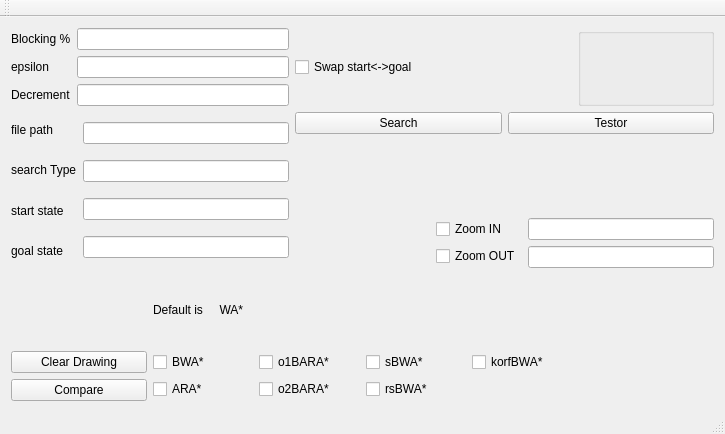
<?xml version="1.0" encoding="UTF-8"?>
<ui version="4.0">
 <class>MainWindow</class>
 <widget class="QMainWindow" name="MainWindow">
  <property name="geometry">
   <rect>
    <x>0</x>
    <y>0</y>
    <width>725</width>
    <height>434</height>
   </rect>
  </property>
  <property name="windowTitle">
   <string>MainWindow</string>
  </property>
  <widget class="QWidget" name="centralWidget">
   <layout class="QGridLayout" name="gridLayout_2">
    <item row="0" column="0" colspan="2">
     <layout class="QHBoxLayout" name="horizontalLayout_3">
      <item>
       <layout class="QVBoxLayout" name="verticalLayout_4">
        <item>
         <widget class="QLabel" name="label_6">
          <property name="text">
           <string>Blocking %</string>
          </property>
         </widget>
        </item>
        <item>
         <widget class="QLabel" name="label_5">
          <property name="text">
           <string>epsilon</string>
          </property>
         </widget>
        </item>
        <item>
         <widget class="QLabel" name="label_8">
          <property name="text">
           <string>Decrement</string>
          </property>
         </widget>
        </item>
       </layout>
      </item>
      <item>
       <layout class="QVBoxLayout" name="verticalLayout_3">
        <item>
         <widget class="QLineEdit" name="lePercentBlocking"/>
        </item>
        <item>
         <widget class="QLineEdit" name="leEpsilon"/>
        </item>
        <item>
         <widget class="QLineEdit" name="leDecrement"/>
        </item>
       </layout>
      </item>
     </layout>
    </item>
    <item row="0" column="2" colspan="2">
     <widget class="QCheckBox" name="chkSwap">
      <property name="text">
       <string>Swap start&lt;-&gt;goal</string>
      </property>
     </widget>
    </item>
    <item row="0" column="4">
     <widget class="QGroupBox" name="groupBox">
      <property name="title">
       <string/>
      </property>
     </widget>
    </item>
    <item row="1" column="0" rowspan="3" colspan="2">
     <layout class="QHBoxLayout" name="horizontalLayout">
      <item>
       <layout class="QVBoxLayout" name="verticalLayout">
        <item>
         <widget class="QLabel" name="label">
          <property name="text">
           <string>file path</string>
          </property>
         </widget>
        </item>
        <item>
         <widget class="QLabel" name="label_2">
          <property name="text">
           <string>search Type</string>
          </property>
         </widget>
        </item>
        <item>
         <widget class="QLabel" name="label_3">
          <property name="text">
           <string>start state</string>
          </property>
         </widget>
        </item>
        <item>
         <widget class="QLabel" name="label_4">
          <property name="text">
           <string>goal state</string>
          </property>
         </widget>
        </item>
       </layout>
      </item>
      <item>
       <layout class="QVBoxLayout" name="verticalLayout_2">
        <item>
         <widget class="QLineEdit" name="lePath"/>
        </item>
        <item>
         <widget class="QLineEdit" name="leSearchType"/>
        </item>
        <item>
         <widget class="QLineEdit" name="leStart"/>
        </item>
        <item>
         <widget class="QLineEdit" name="leGoal"/>
        </item>
       </layout>
      </item>
     </layout>
    </item>
    <item row="1" column="2" colspan="3">
     <layout class="QHBoxLayout" name="horizontalLayout_2">
      <item>
       <widget class="QPushButton" name="btnSearch">
        <property name="text">
         <string>Search</string>
        </property>
       </widget>
      </item>
      <item>
       <widget class="QPushButton" name="btnTestor">
        <property name="text">
         <string>Testor</string>
        </property>
       </widget>
      </item>
     </layout>
    </item>
    <item row="3" column="3" colspan="2">
     <layout class="QHBoxLayout" name="horizontalLayout_4">
      <item>
       <layout class="QVBoxLayout" name="verticalLayout_6">
        <item>
         <widget class="QCheckBox" name="chkZoomIn">
          <property name="text">
           <string>Zoom IN</string>
          </property>
         </widget>
        </item>
        <item>
         <widget class="QCheckBox" name="chkZoomOut">
          <property name="text">
           <string>Zoom OUT</string>
          </property>
         </widget>
        </item>
       </layout>
      </item>
      <item>
       <layout class="QVBoxLayout" name="verticalLayout_5">
        <item>
         <widget class="QLineEdit" name="leZoomIn"/>
        </item>
        <item>
         <widget class="QLineEdit" name="leZoomOut"/>
        </item>
       </layout>
      </item>
     </layout>
    </item>
    <item row="4" column="1" colspan="2">
     <widget class="QLabel" name="label_7">
      <property name="text">
       <string>Default is     WA*</string>
      </property>
     </widget>
    </item>
    <item row="5" column="0">
     <widget class="QPushButton" name="btnClearDrawing">
      <property name="text">
       <string>Clear Drawing</string>
      </property>
     </widget>
    </item>
    <item row="5" column="1" rowspan="2" colspan="3">
     <layout class="QGridLayout" name="gridLayout">
      <item row="0" column="0">
       <widget class="QCheckBox" name="chkBidirastar">
        <property name="text">
         <string>BWA*</string>
        </property>
       </widget>
      </item>
      <item row="3" column="2">
       <widget class="QCheckBox" name="chkrsBWAstar">
        <property name="text">
         <string>rsBWA*</string>
        </property>
       </widget>
      </item>
      <item row="0" column="2">
       <widget class="QCheckBox" name="chksBWAstar">
        <property name="text">
         <string>sBWA*</string>
        </property>
       </widget>
      </item>
      <item row="3" column="0">
       <widget class="QCheckBox" name="chkARAstar">
        <property name="text">
         <string>ARA*</string>
        </property>
       </widget>
      </item>
      <item row="3" column="1">
       <widget class="QCheckBox" name="chko2BidirARAstar">
        <property name="text">
         <string>o2BARA*</string>
        </property>
       </widget>
      </item>
      <item row="0" column="1">
       <widget class="QCheckBox" name="chko1BidirARAstar">
        <property name="text">
         <string>o1BARA*</string>
        </property>
       </widget>
      </item>
      <item row="0" column="3">
       <widget class="QCheckBox" name="chkkorfBWAstar">
        <property name="text">
         <string>korfBWA*</string>
        </property>
       </widget>
      </item>
     </layout>
    </item>
    <item row="6" column="0">
     <widget class="QPushButton" name="btnCompare">
      <property name="text">
       <string>Compare</string>
      </property>
     </widget>
    </item>
   </layout>
  </widget>
  <widget class="QMenuBar" name="menuBar">
   <property name="geometry">
    <rect>
     <x>0</x>
     <y>0</y>
     <width>725</width>
     <height>23</height>
    </rect>
   </property>
  </widget>
  <widget class="QToolBar" name="mainToolBar">
   <attribute name="toolBarArea">
    <enum>TopToolBarArea</enum>
   </attribute>
   <attribute name="toolBarBreak">
    <bool>false</bool>
   </attribute>
  </widget>
  <widget class="QStatusBar" name="statusBar"/>
 </widget>
 <layoutdefault spacing="6" margin="11"/>
 <resources/>
 <connections/>
</ui>
